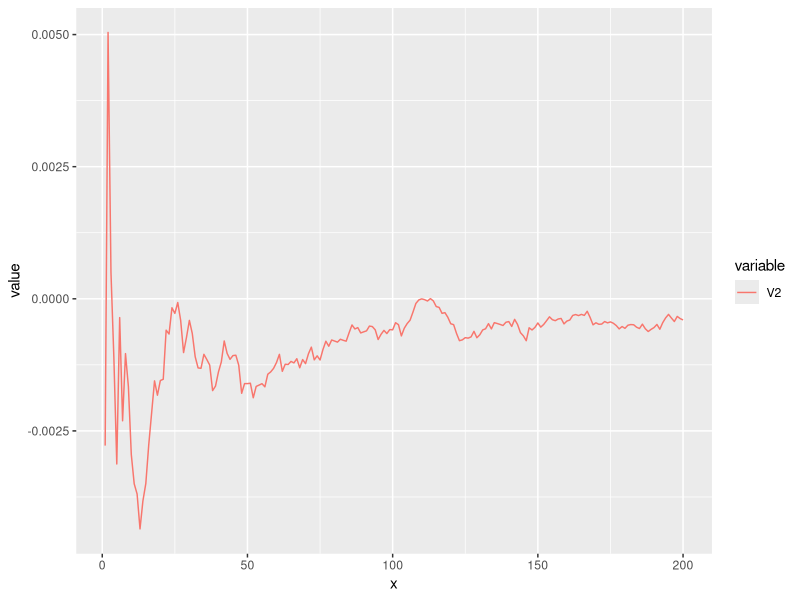
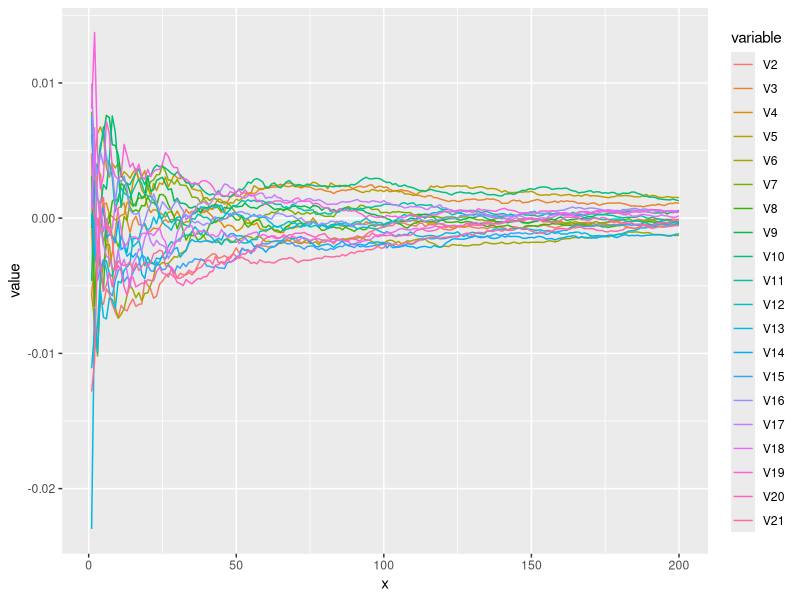

Source code (R) for these figures, in order:
# Henning Stein
# Niklas Wünstel

library(ggplot2)
library(reshape2)

# a) ----------------------------------------------------------------

# Solution for exercise a)
vectorcreate <- function(n){
  rnorm(n, mean=0, sd=0.01)
}

taskA <- function(rep){
  data <- data.frame(x = 1:200)
  for(c in 1:rep){
    sampel = vectorcreate(200)
    data[,c+1] = sapply(1:200, function(n) {
      sum(sampel[1:n])/n
    })
    
  }
  melted = melt(data,id = "x")
  print(ggplot(melted,aes(x,value)) +geom_line(aes(color = variable)))
  data
}

taskA(1)


# b) ----------------------------------------------------------------

# Solution for exercise b)
taskA(20)